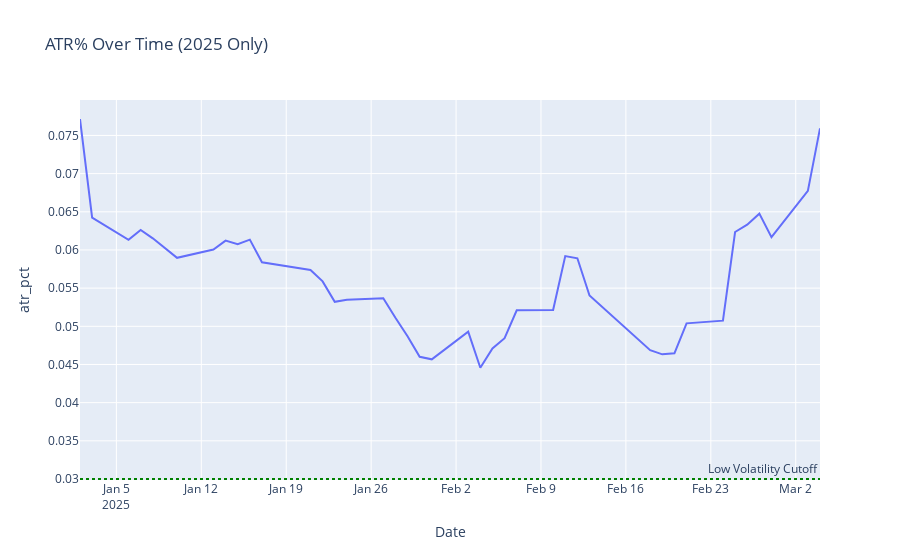

The notebook cell this image was saved under:
### Code cell
import plotly.express as px

# Filter only 2025 data
tsla_2025 = tsla[tsla.index.year == 2025]

# Plot
fig = px.line(tsla_2025, x=tsla_2025.index, y="atr_pct", title="ATR% Over Time (2025 Only)")
fig.add_hline(y=0.03, line_dash="dot", line_color="green", annotation_text="Low Volatility Cutoff")
fig.show()

### Figure 1 — Plotly figure (JSON) as saved in the notebook; plotly's stock layout.template omitted (floating-point values rounded to 4 significant figures)
{"data": [{"hovertemplate": "Date=%{x}<br>atr_pct=%{y}<extra></extra>", "legendgroup": "", "line": {"color": "#636efa", "dash": "solid"}, "marker": {"symbol": "circle"}, "mode": "lines", "name": "", "orientation": "v", "showlegend": false, "type": "scatter", "x": ["2025-01-02T00:00:00", "2025-01-03T00:00:00", "2025-01-06T00:00:00", "2025-01-07T00:00:00", "2025-01-08T00:00:00", "2025-01-10T00:00:00", "2025-01-13T00:00:00", "2025-01-14T00:00:00", "2025-01-15T00:00:00", "2025-01-16T00:00:00", "2025-01-17T00:00:00", "2025-01-21T00:00:00", "2025-01-22T00:00:00", "2025-01-23T00:00:00", "2025-01-24T00:00:00", "2025-01-27T00:00:00", "2025-01-28T00:00:00", "2025-01-29T00:00:00", "2025-01-30T00:00:00", "2025-01-31T00:00:00", "2025-02-03T00:00:00", "2025-02-04T00:00:00", "2025-02-05T00:00:00", "2025-02-06T00:00:00", "2025-02-07T00:00:00", "2025-02-10T00:00:00", "2025-02-11T00:00:00", "2025-02-12T00:00:00", "2025-02-13T00:00:00", "2025-02-14T00:00:00", "2025-02-18T00:00:00", "2025-02-19T00:00:00", "2025-02-20T00:00:00", "2025-02-21T00:00:00", "2025-02-24T00:00:00", "2025-02-25T00:00:00", "2025-02-26T00:00:00", "2025-02-27T00:00:00", "2025-02-28T00:00:00", "2025-03-03T00:00:00", "2025-03-04T00:00:00"], "xaxis": "x", "y": [0.07715, 0.06425, 0.06133, 0.06263, 0.06152, 0.05897, 0.06005, 0.06122, 0.06076, 0.06136, 0.05839, 0.05737, 0.05589, 0.05321, 0.05348, 0.05367, 0.05112, 0.04871, 0.04601, 0.04567, 0.04929, 0.04457, 0.04709, 0.04843, 0.0521, 0.05215, 0.05919, 0.05891, 0.05403, 0.05259, 0.04687, 0.04633, 0.04646, 0.05039, 0.05074, 0.06235, 0.06332, 0.06476, 0.06167, 0.06774, 0.07593], "yaxis": "y"}], "layout": {"annotations": [{"showarrow": false, "text": "Low Volatility Cutoff", "x": 1, "xanchor": "right", "xref": "x domain", "y": 0.03, "yanchor": "bottom", "yref": "y"}], "legend": {"tracegroupgap": 0}, "shapes": [{"line": {"color": "green", "dash": "dot"}, "type": "line", "x0": 0, "x1": 1, "xref": "x domain", "y0": 0.03, "y1": 0.03, "yref": "y"}], "title": {"text": "ATR% Over Time (2025 Only)"}, "xaxis": {"anchor": "y", "domain": [0, 1], "title": {"text": "Date"}}, "yaxis": {"anchor": "x", "domain": [0, 1], "title": {"text": "atr_pct"}}}}
